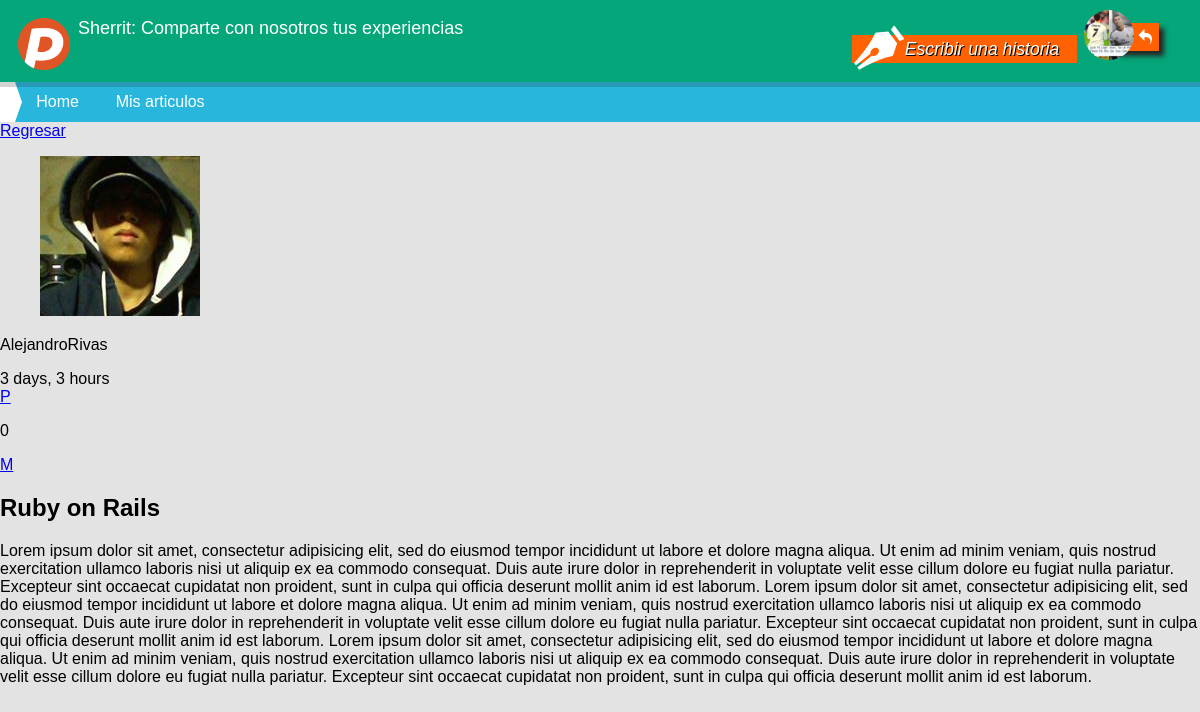
The page /articulo/ruby-on-rails/ (signed in) on the database its author committed.
### apps/usuarios/models.py (models this page shows)
class Perfil(models.Model):
	usuario = models.OneToOneField(User)
	avatar = models.ImageField(upload_to = 'avatar')
	informacion = models.TextField(blank = True)
	class Meta:
		verbose_name = u'Perfile'
	def __unicode__(self):
		return self.usuario.username

### apps/articulos/models.py (models this page shows, shortened)
class Articulo(models.Model):
	creador = models.ForeignKey(Perfil)
	titulo = models.CharField(max_length = 140)
	contenido = models.TextField(default = '')
	fecha = models.DateTimeField(auto_now_add = True)
	votos = models.IntegerField(default = 0)
	slug = models.SlugField(editable = False)

### apps/articulos/views.py (the view)
# urls.py: url(r'^articulo/(?P<slug>[-\w]+)/$', 'apps.articulos.views.articulo', name="articulo"),
def articulo(request, slug):
	perfil = Perfil.objects.filter(usuario = request.user)
	articulo = Articulo.objects.get(slug = slug)
	for p in perfil:
		avatar = p.avatar
	return render(request, "articulo.html",
                      { 'avatar':avatar, 'articulo':articulo })

### apps/articulos/templates/articulo.html
{% extends "bases.html" %}
{% block content %}
	<section>
		<a href="{% url 'home' %}">Regresar</a>
		<aside>
			<div class="creador">
				<figure>
					<img class="avatar"
						src="{{MEDIA_URL}}{{ articulo.creador.avatar }}">
				</figure>
				<p class="username">
					{{ articulo.creador }}
				</p>
			</div>
			<div class="fechas">
				<span>{{ articulo.fecha|timesince }}</span>
			</div>
			<div class="votos">
				<a class="plus" href="#">P</a>
				<p>{{ articulo.votos }}</p>
				<a class="minus" href="#">M</a>
			</div>
		</aside>
		<article>
			<h2 class="title">
				{{ articulo.titulo }}
			</h2>
			<div>
				<p>{{ articulo.contenido }}</p>
			</div>
		</article>
	</section>
{% endblock content %}

### apps/articulos/templates/bases.html (shortened to what this page needs)
<!DOCTYPE html>
<html lang="es">
<head>
	{% load static from staticfiles %}
	<link rel="stylesheet" type="text/css" href="{% static 'css/normalize.css' %}">
	<link rel="stylesheet" type="text/css" href="{% static 'css/articulo.css' %}">
</head>
<body>
	{% block header %}
		<header>
			<div class="logo">
				<img src="{% static 'img/logo.png' %}" alt="Sherrit" />
			</div>
			<div class="titulo">
				<h1>Sherrit: Comparte con nosotros tus experiencias</h1>
			</div>
			<div class="usuario">
				<figure class="avatar">
					<a href="{% url 'add' %}">
						<img src="{{MEDIA_URL}}{{ avatar }}">
					</a>
				</figure>
				<a class="flecha" href="{% url 'logOut' %}"></a>
			</div>
			<a class="new_history" href="{% url 'add' %}">Escribir una historia</a>
		</header>
		<nav>
			<ul>
				<li><a href="{% url 'home' %}">Home</a></li>
				<li><a href="#">Mis articulos</a></li>
			</ul>
		</nav>
	{% endblock header %}
	{% block content %}
	{% endblock content %}
</body>
</html>

### apps/articulos/static/css/articulo.css (style rules this page uses)
body { font-size:16px;background:#e3e3e3 }
header { background:#05a679;box-shadow:0 5px 0 rgba(38,38,38,0.2);color:#fff;overflow:hidden;padding:.5em;position:relative;z-index:2; }
header .logo img { width:52px;margin:10px 0 0 10px }
header .new_history { background:#ff6103;color:#fff;position:absolute;top:2em;left:71%;text-decoration:none;text-shadow:1px 1px 0 #000;font-style:italic;padding:.2em 1em;font-size:1.1em;padding-left:3em; }
header .new_history:before { content:"\e908";font-family:'icono';display:inline-block;margin:0 3px 0 0;text-shadow:none;font-size:2.5em;position:absolute;top:-9px;left:1px }
header .titulo { margin:0 80px 0 70px; }
header .titulo h1 { position:absolute;font-size:18px;font-weight:normal;top:1em;left:4;margin:0;padding:0 }
header .usuario { position:absolute;right:50px;top:10px; }
header .usuario .avatar { margin:0 1em 0 0;position:relative;z-index:69; }
header .usuario .avatar img { border-radius:50%;width:50px;height:50px;cursor:pointer }
header .usuario .flecha { box-shadow:5px 5px 5px #262626;background:#ff6103;color:#fff;display:block;padding:5.5px;position:absolute;right:-9px;text-align:right;text-decoration:none;top:12.5px;width:50%;z-index:0; }
header .usuario .flecha:before { content:"\e967";display:block;font-family:"icono";margin:1px 0 0 0 }
nav { background:#28b6dc;border-left:15px solid #fff;position:relative; }
nav:before { border-bottom:20px solid transparent;border-left:7px solid #fff;border-top:20px solid transparent;content:"";left:0;position:absolute;top:0 }
nav ul { height:40px;line-height:40px;margin:0;padding:0;overflow-x:auto;white-space:nowrap; }
nav ul li { display:inline-block;margin-left:10px; }
nav ul li a { color:#fff;display:block;margin:0 .5em;padding:0 .2em;text-decoration:none; }

### rows shown on the page
Perfil: avatar (picture)
Articulo: creador.avatar (picture), creador "AlejandroRivas", fecha "3 days, 3 hours", votos "0", titulo "Ruby on Rails", contenido "Lorem ipsum dolor sit amet, consectetur adipisicing elit, sed do eiusmod tempor incididunt ut labore et dolore magna aliqua. Ut enim ad minim veniam, quis nostrud exercitation ullamco laboris nisi ut aliquip ex ea commodo consequat. Duis aute irure dolor in reprehenderit in voluptate velit esse cillum dolore eu fugiat nulla pariatur. Excepteur sint occaecat cupidatat non proident, sunt in culpa qui officia deserunt mollit anim id est laborum. Lorem ipsum dolor sit amet, consectetur adipisicing elit, sed do eiusmod tempor incididunt ut labore et dolore magna aliqua. Ut enim ad minim veniam, quis nostrud exercitation ullamco laboris nisi ut aliquip ex ea commodo consequat. Duis aute irure…"
